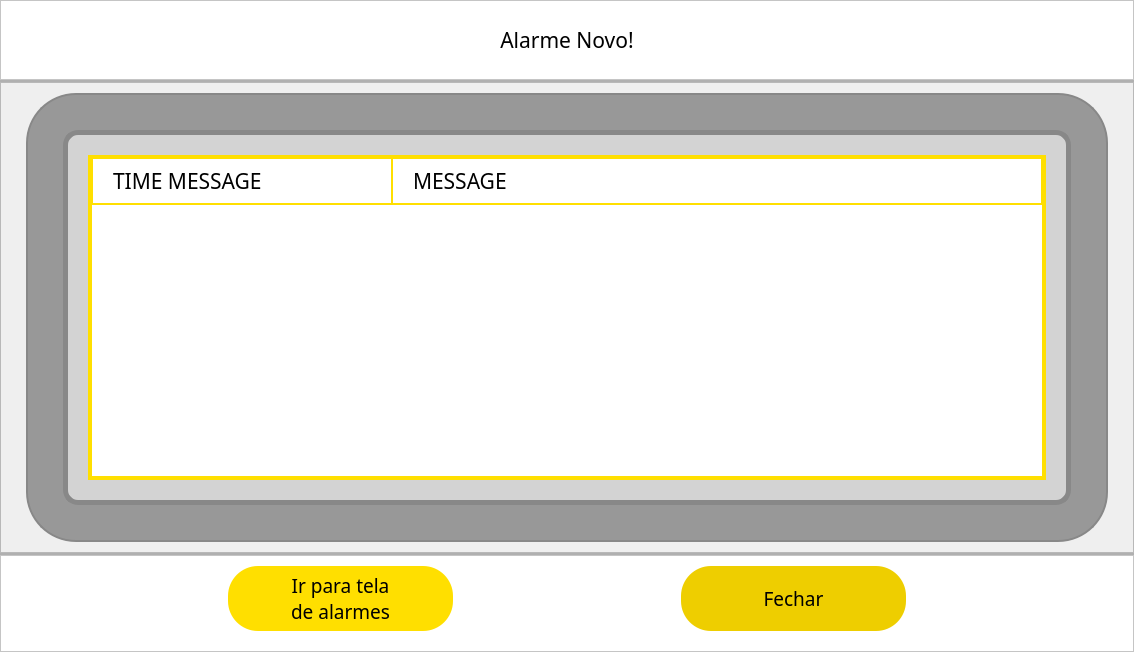
<?xml version="1.0" encoding="UTF-8"?>
<ui version="4.0">
 <class>Dialog</class>
 <widget class="QDialog" name="Dialog">
  <property name="geometry">
   <rect>
    <x>0</x>
    <y>0</y>
    <width>1134</width>
    <height>652</height>
   </rect>
  </property>
  <property name="windowTitle">
   <string>Dialog</string>
  </property>
  <property name="styleSheet">
   <string notr="true">#frame, #frame_3 { background-color: white}
#line, #line_2 {border: 3px solid #b0b0b0; margin:0; padding:0}
QPushButton{
background-color:#ffdf00;
border-radius: 30;
}
QPushButton:hover{ background-color: #f1d100}
QPushButton:pressed{background-color:#dfc200 }
QPushButton:disabled{background-color:#cbcbcb }</string>
  </property>
  <layout class="QVBoxLayout" name="verticalLayout">
   <property name="spacing">
    <number>0</number>
   </property>
   <property name="leftMargin">
    <number>0</number>
   </property>
   <property name="topMargin">
    <number>0</number>
   </property>
   <property name="rightMargin">
    <number>0</number>
   </property>
   <property name="bottomMargin">
    <number>0</number>
   </property>
   <item>
    <widget class="QFrame" name="frame">
     <property name="minimumSize">
      <size>
       <width>0</width>
       <height>80</height>
      </size>
     </property>
     <property name="maximumSize">
      <size>
       <width>16777215</width>
       <height>80</height>
      </size>
     </property>
     <property name="frameShape">
      <enum>QFrame::StyledPanel</enum>
     </property>
     <property name="frameShadow">
      <enum>QFrame::Raised</enum>
     </property>
     <layout class="QHBoxLayout" name="horizontalLayout">
      <property name="spacing">
       <number>0</number>
      </property>
      <property name="leftMargin">
       <number>0</number>
      </property>
      <property name="topMargin">
       <number>0</number>
      </property>
      <property name="rightMargin">
       <number>0</number>
      </property>
      <property name="bottomMargin">
       <number>0</number>
      </property>
      <item>
       <widget class="QLabel" name="label">
        <property name="font">
         <font>
          <family>Equinox Bold</family>
          <pointsize>16</pointsize>
         </font>
        </property>
        <property name="text">
         <string>Alarme Novo!</string>
        </property>
        <property name="alignment">
         <set>Qt::AlignCenter</set>
        </property>
       </widget>
      </item>
     </layout>
    </widget>
   </item>
   <item>
    <widget class="Line" name="line">
     <property name="minimumSize">
      <size>
       <width>0</width>
       <height>2</height>
      </size>
     </property>
     <property name="maximumSize">
      <size>
       <width>16777215</width>
       <height>2</height>
      </size>
     </property>
     <property name="orientation">
      <enum>Qt::Horizontal</enum>
     </property>
    </widget>
   </item>
   <item>
    <widget class="QFrame" name="frame_2">
     <property name="frameShape">
      <enum>QFrame::StyledPanel</enum>
     </property>
     <property name="frameShadow">
      <enum>QFrame::Raised</enum>
     </property>
     <layout class="QVBoxLayout" name="verticalLayout_2">
      <property name="spacing">
       <number>0</number>
      </property>
      <property name="leftMargin">
       <number>25</number>
      </property>
      <property name="topMargin">
       <number>10</number>
      </property>
      <property name="rightMargin">
       <number>25</number>
      </property>
      <property name="bottomMargin">
       <number>10</number>
      </property>
      <item>
       <widget class="QFrame" name="frame_138">
        <property name="styleSheet">
         <string notr="true">#frame_138{
background-color: #989898; border-radius: 50;
padding:0; margin:0; border: 2px solid #888888
}</string>
        </property>
        <property name="frameShape">
         <enum>QFrame::StyledPanel</enum>
        </property>
        <property name="frameShadow">
         <enum>QFrame::Raised</enum>
        </property>
        <layout class="QVBoxLayout" name="verticalLayout_21">
         <property name="spacing">
          <number>35</number>
         </property>
         <property name="leftMargin">
          <number>35</number>
         </property>
         <property name="topMargin">
          <number>35</number>
         </property>
         <property name="rightMargin">
          <number>35</number>
         </property>
         <property name="bottomMargin">
          <number>35</number>
         </property>
         <item>
          <widget class="QFrame" name="frame_139">
           <property name="layoutDirection">
            <enum>Qt::LeftToRight</enum>
           </property>
           <property name="styleSheet">
            <string notr="true">#frame_139{
background-color: lightgray; padding:20; margin:0; border:0;
border-radius: 15;
border: 5px solid #888888
}

QFrame{
padding:0; margin:0; border: 4px solid #ffdf00
}
</string>
           </property>
           <property name="frameShape">
            <enum>QFrame::StyledPanel</enum>
           </property>
           <property name="frameShadow">
            <enum>QFrame::Raised</enum>
           </property>
           <layout class="QVBoxLayout" name="verticalLayout_22">
            <property name="spacing">
             <number>0</number>
            </property>
            <property name="leftMargin">
             <number>0</number>
            </property>
            <property name="topMargin">
             <number>0</number>
            </property>
            <property name="rightMargin">
             <number>0</number>
            </property>
            <property name="bottomMargin">
             <number>0</number>
            </property>
            <item>
             <widget class="QFrame" name="frame_141">
              <property name="frameShape">
               <enum>QFrame::StyledPanel</enum>
              </property>
              <property name="frameShadow">
               <enum>QFrame::Raised</enum>
              </property>
              <layout class="QVBoxLayout" name="verticalLayout_23">
               <property name="spacing">
                <number>0</number>
               </property>
               <property name="leftMargin">
                <number>0</number>
               </property>
               <property name="topMargin">
                <number>0</number>
               </property>
               <property name="rightMargin">
                <number>0</number>
               </property>
               <property name="bottomMargin">
                <number>0</number>
               </property>
               <item>
                <widget class="QTableWidget" name="alarm_list_widget">
                 <property name="font">
                  <font>
                   <family>Equinox Bold</family>
                   <pointsize>12</pointsize>
                  </font>
                 </property>
                 <property name="focusPolicy">
                  <enum>Qt::NoFocus</enum>
                 </property>
                 <property name="styleSheet">
                  <string notr="true"> * { border:0; margin: 0; padding:0}

QHeaderView::section {
    padding: 5 20;
    border: 1px solid #ffdf00;
	border-bottom: 2px solid #ffdf00;
	border-top: 0;
	background-color: white
}

QHeaderView::up-arrow, QHeaderView::down-arrow {
	color: black;
	width: 25; height: 25;
	subcontrol-position: left;
	
}

QTableWidget {
	gridline-color: #ffdf00;
}

QTableWidget::item {
	border: 1px solid #ffdf00;
	border-right: 0; border-left: 0;
	padding: 0 0 0 20;
}

QTableWidget::item:selected{
	background-color: #ababab
}</string>
                 </property>
                 <property name="editTriggers">
                  <set>QAbstractItemView::NoEditTriggers</set>
                 </property>
                 <property name="alternatingRowColors">
                  <bool>false</bool>
                 </property>
                 <property name="selectionMode">
                  <enum>QAbstractItemView::SingleSelection</enum>
                 </property>
                 <property name="selectionBehavior">
                  <enum>QAbstractItemView::SelectRows</enum>
                 </property>
                 <property name="sortingEnabled">
                  <bool>true</bool>
                 </property>
                 <property name="rowCount">
                  <number>0</number>
                 </property>
                 <property name="columnCount">
                  <number>2</number>
                 </property>
                 <attribute name="horizontalHeaderCascadingSectionResizes">
                  <bool>false</bool>
                 </attribute>
                 <attribute name="horizontalHeaderDefaultSectionSize">
                  <number>300</number>
                 </attribute>
                 <attribute name="horizontalHeaderHighlightSections">
                  <bool>false</bool>
                 </attribute>
                 <attribute name="horizontalHeaderShowSortIndicator" stdset="0">
                  <bool>true</bool>
                 </attribute>
                 <attribute name="horizontalHeaderStretchLastSection">
                  <bool>true</bool>
                 </attribute>
                 <attribute name="verticalHeaderVisible">
                  <bool>false</bool>
                 </attribute>
                 <attribute name="verticalHeaderHighlightSections">
                  <bool>false</bool>
                 </attribute>
                 <attribute name="verticalHeaderShowSortIndicator" stdset="0">
                  <bool>true</bool>
                 </attribute>
                 <column>
                  <property name="text">
                   <string>TIME MESSAGE</string>
                  </property>
                  <property name="font">
                   <font>
                    <family>Equinox Bold</family>
                    <pointsize>16</pointsize>
                   </font>
                  </property>
                  <property name="textAlignment">
                   <set>AlignLeading|AlignVCenter</set>
                  </property>
                 </column>
                 <column>
                  <property name="text">
                   <string>MESSAGE</string>
                  </property>
                  <property name="font">
                   <font>
                    <family>Equinox Bold</family>
                    <pointsize>16</pointsize>
                   </font>
                  </property>
                  <property name="textAlignment">
                   <set>AlignLeading|AlignVCenter</set>
                  </property>
                 </column>
                </widget>
               </item>
              </layout>
             </widget>
            </item>
           </layout>
          </widget>
         </item>
        </layout>
       </widget>
      </item>
     </layout>
    </widget>
   </item>
   <item>
    <widget class="Line" name="line_2">
     <property name="minimumSize">
      <size>
       <width>0</width>
       <height>2</height>
      </size>
     </property>
     <property name="maximumSize">
      <size>
       <width>16777215</width>
       <height>2</height>
      </size>
     </property>
     <property name="orientation">
      <enum>Qt::Horizontal</enum>
     </property>
    </widget>
   </item>
   <item>
    <widget class="QFrame" name="frame_3">
     <property name="minimumSize">
      <size>
       <width>0</width>
       <height>80</height>
      </size>
     </property>
     <property name="maximumSize">
      <size>
       <width>16777215</width>
       <height>100</height>
      </size>
     </property>
     <property name="frameShape">
      <enum>QFrame::StyledPanel</enum>
     </property>
     <property name="frameShadow">
      <enum>QFrame::Raised</enum>
     </property>
     <layout class="QHBoxLayout" name="horizontalLayout_2">
      <property name="spacing">
       <number>0</number>
      </property>
      <property name="leftMargin">
       <number>0</number>
      </property>
      <property name="topMargin">
       <number>10</number>
      </property>
      <property name="rightMargin">
       <number>0</number>
      </property>
      <property name="bottomMargin">
       <number>20</number>
      </property>
      <item>
       <spacer name="horizontalSpacer">
        <property name="orientation">
         <enum>Qt::Horizontal</enum>
        </property>
        <property name="sizeHint" stdset="0">
         <size>
          <width>224</width>
          <height>20</height>
         </size>
        </property>
       </spacer>
      </item>
      <item>
       <widget class="QPushButton" name="btn_go_alarm_screen">
        <property name="minimumSize">
         <size>
          <width>225</width>
          <height>65</height>
         </size>
        </property>
        <property name="maximumSize">
         <size>
          <width>225</width>
          <height>65</height>
         </size>
        </property>
        <property name="font">
         <font>
          <family>Equinox Bold</family>
          <pointsize>14</pointsize>
         </font>
        </property>
        <property name="cursor">
         <cursorShape>PointingHandCursor</cursorShape>
        </property>
        <property name="text">
         <string>Ir para tela
de alarmes</string>
        </property>
       </widget>
      </item>
      <item>
       <spacer name="horizontalSpacer_2">
        <property name="orientation">
         <enum>Qt::Horizontal</enum>
        </property>
        <property name="sizeHint" stdset="0">
         <size>
          <width>225</width>
          <height>20</height>
         </size>
        </property>
       </spacer>
      </item>
      <item>
       <widget class="QPushButton" name="btn_cancel">
        <property name="minimumSize">
         <size>
          <width>225</width>
          <height>65</height>
         </size>
        </property>
        <property name="maximumSize">
         <size>
          <width>225</width>
          <height>65</height>
         </size>
        </property>
        <property name="font">
         <font>
          <family>Equinox Bold</family>
          <pointsize>14</pointsize>
         </font>
        </property>
        <property name="cursor">
         <cursorShape>PointingHandCursor</cursorShape>
        </property>
        <property name="styleSheet">
         <string notr="true">* {
background-color: #eece00
}

QPushButton:hover{
background-color: #ddbd00
}

QPushButton:pressed {
background-color: #ccac00
}
QPushButton::disabled{background-color:#cbcbcb}</string>
        </property>
        <property name="text">
         <string>Fechar</string>
        </property>
       </widget>
      </item>
      <item>
       <spacer name="horizontalSpacer_3">
        <property name="orientation">
         <enum>Qt::Horizontal</enum>
        </property>
        <property name="sizeHint" stdset="0">
         <size>
          <width>224</width>
          <height>20</height>
         </size>
        </property>
       </spacer>
      </item>
     </layout>
    </widget>
   </item>
  </layout>
 </widget>
 <resources/>
 <connections/>
</ui>
